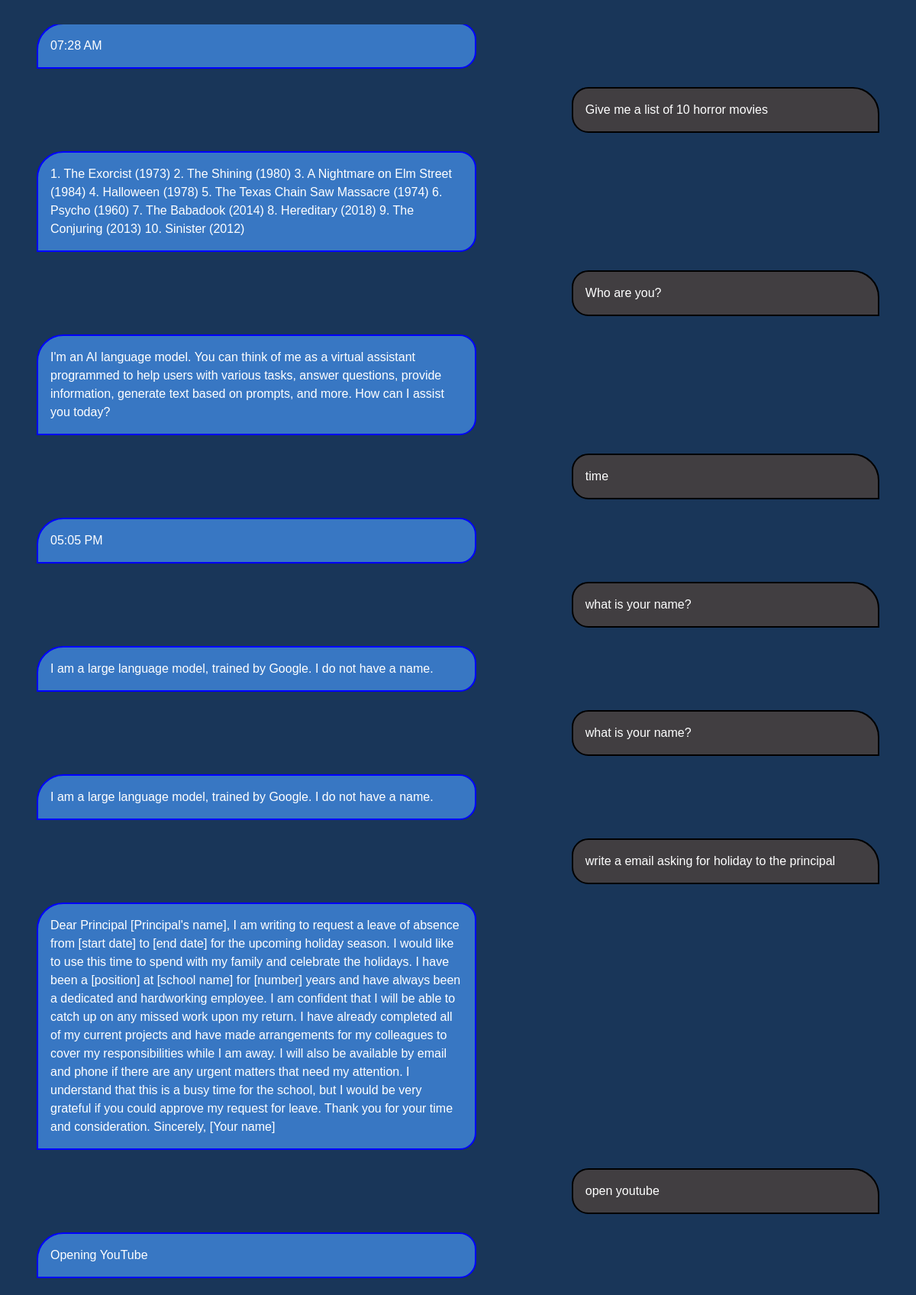
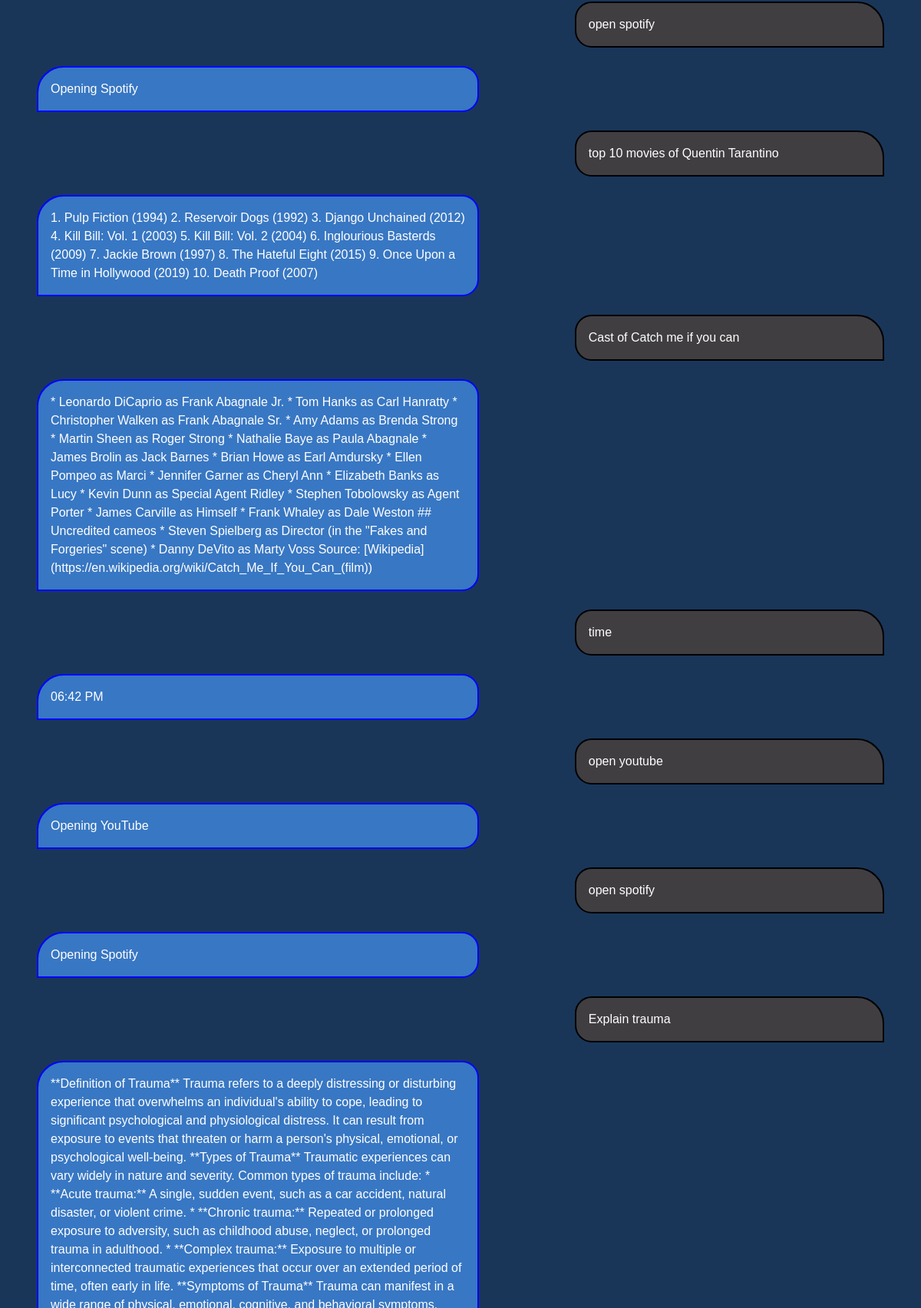
The page / (upper part) on the database its author committed (2 pictures, top to bottom).
### AIASSISTANT/models.py (models this page shows)
class Question_Answer(models.Model):
    question = models.TextField()
    answer = models.TextField()

### AIASSISTANT/views.py (the view, shortened to what this page needs)
# urls.py: path("",views.home,name="home"),
def home(request):
    question_answers = Question_Answer.objects.all()
    return render(request, "index.html", {'question_answers': question_answers})

### AIASSISTANT/templates/index.html (shortened to what this page needs)
{% load static %}
<!DOCTYPE html>
<html lang="en">
<head>
    <link href="https://cdn.jsdelivr.net/npm/bootstrap@5.3.3/dist/css/bootstrap.min.css" rel="stylesheet"
>
    <link rel="stylesheet" href="https://cdnjs.cloudflare.com/ajax/libs/font-awesome/6.5.2/css/all.min.css"
 />
    <link rel="stylesheet" href="{% static 'style.css' %}">
</head>
<body>
    <div class="maincontainer">
        <div class="chatscontainter">
            {% for qa in question_answers %}
            <div class="question">{{ qa.question }}</div>
            <div class="answer">{{ qa.answer }}</div>
            {% endfor %}
        </div>
    </div>
</body>
</html>

### AIASSISTANT/static/style.css (style rules this page uses)
* { margin: 0; padding: 0; box-sizing: border-box; }
body { background-color: #193659 !important; color:white; overflow-x: hidden; font-family: Arial, Helvetica, sans-serif; }
.maincontainer { height: 100vh; width: 100vw; padding: 1.5rem; display: flex; flex-direction: column; align-items: center; justify-content: space-between; }
.maincontainer .chatscontainter { margin-top: 0.5rem; width: 100%; overflow-y: auto; }
.question { height: fit-content; width: 35% !important; margin: 1.5rem; margin-left: auto; background-color: rgba(69, 63, 63, 0.922) !important; border: 2px solid black !important; border-radius: 22px 35px 0 22px; padding: 1rem; }
.answer { height: fit-content; width: 50% !important; margin: 1.5rem; background-color: rgb(56, 119, 195) !important; border: 2px solid blue !important; border-radius: 35px 22px 22px 0; padding: 1rem; }

### rows shown on the page
Question_Answer: answer "07:28 AM"
Question_Answer: question "Give me a list of 10 horror movies", answer "1. The Exorcist (1973) 2. The Shining (1980) 3. A Nightmare on Elm Street (1984) 4. Halloween (1978) 5. The Texas Chain Saw Massacre (1974) 6. Psycho (1960) 7. The Babadook (2014) 8. Hereditary (2018) 9. The Conjuring (2013) 10. Sinister (2012)"
Question_Answer: question "Who are you?", answer "I'm an AI language model. You can think of me as a virtual assistant programmed to help users with various tasks, answer questions, provide information, generate text based on prompts, and more. How can I assist you today?"
Question_Answer: question "time", answer "05:05 PM"
Question_Answer: question "what is your name?", answer "I am a large language model, trained by Google. I do not have a name."
Question_Answer: question "what is your name?", answer "I am a large language model, trained by Google. I do not have a name."
Question_Answer: question "write a email asking for holiday to the principal", answer "Dear Principal [Principal's name], I am writing to request a leave of absence from [start date] to [end date] for the upcoming holiday season. I would like to use this time to spend with my family and celebrate the holidays. I have been a [position] at [school name] for [number] years and have always been a dedicated and hardworking employee. I am confident that I will be able to catch up on any missed work upon my return. I have already completed all of my current projects and have made arrangements for my colleagues to cover my responsibilities while I am away. I will also be available by email and phone if there are any urgent matters that need my attention. I understand that this is a…"
Question_Answer: question "open youtube", answer "Opening YouTube"
Question_Answer: question "open spotify", answer "Opening Spotify"
Question_Answer: question "top 10 movies of Quentin Tarantino", answer "1. Pulp Fiction (1994) 2. Reservoir Dogs (1992) 3. Django Unchained (2012) 4. Kill Bill: Vol. 1 (2003) 5. Kill Bill: Vol. 2 (2004) 6. Inglourious Basterds (2009) 7. Jackie Brown (1997) 8. The Hateful Eight (2015) 9. Once Upon a Time in Hollywood (2019) 10. Death Proof (2007)"
Question_Answer: question "Cast of Catch me if you can", answer "* Leonardo DiCaprio as Frank Abagnale Jr. * Tom Hanks as Carl Hanratty * Christopher Walken as Frank Abagnale Sr. * Amy Adams as Brenda Strong * Martin Sheen as Roger Strong * Nathalie Baye as Paula Abagnale * James Brolin as Jack Barnes * Brian Howe as Earl Amdursky * Ellen Pompeo as Marci * Jennifer Garner as Cheryl Ann * Elizabeth Banks as Lucy * Kevin Dunn as Special Agent Ridley * Stephen Tobolowsky as Agent Porter * James Carville as Himself * Frank Whaley as Dale Weston ## Uncredited cameos * Steven Spielberg as Director (in the \"Fakes and Forgeries\" scene) * Danny DeVito as Marty Voss Source: [Wikipedia](https://en.wikipedia.org/wiki/Catch_Me_If_You_Can_(film))"
Question_Answer: question "time", answer "06:42 PM"
Question_Answer: question "open youtube", answer "Opening YouTube"
Question_Answer: question "open spotify", answer "Opening Spotify"
Question_Answer: question "Explain trauma"
